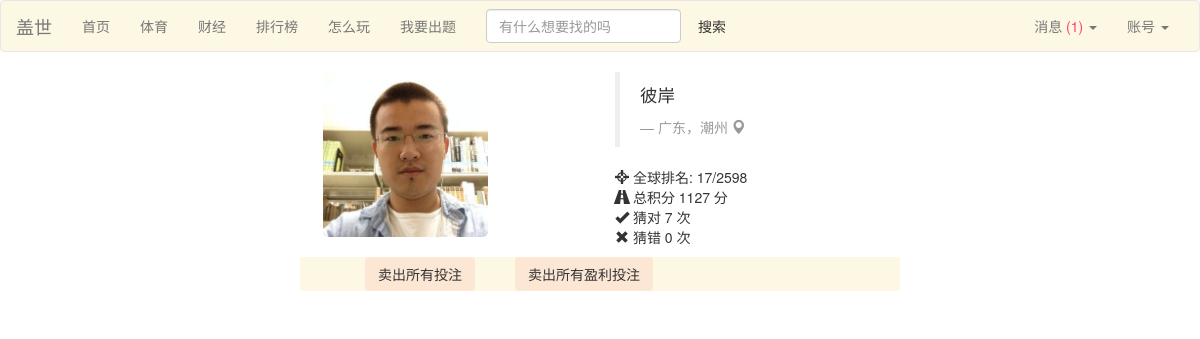
The app's page /profile (signed in), older data.
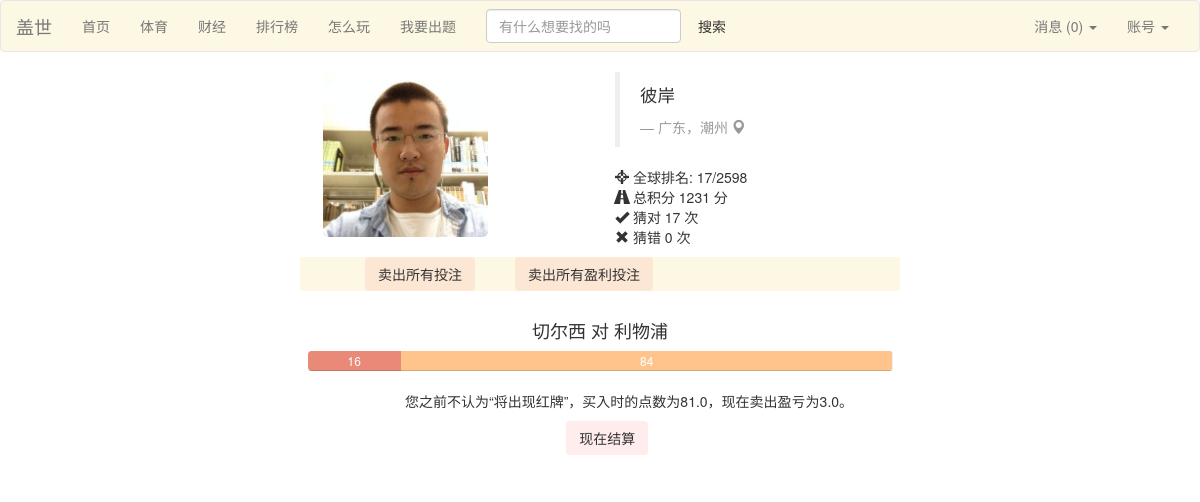
The same page, newer data.
### Guess/models.py (models this page shows, shortened)
class Person(models.Model):
	user = models.OneToOneField(User)
	point = models.IntegerField(default=1000)
	expertise = models.TextField(default='N/A')
	win = models.IntegerField(default=0)
	lose = models.IntegerField(default=0)
	game = models.IntegerField(default=0)
	point_per_game = models.FloatField(default=0.0)
	index = models.IntegerField(default=0)
	class Meta:
		ordering = ('point','point_per_game',)

class Betting(models.Model):
	better = models.ForeignKey(Person)
	game = models.ForeignKey(Game)
	side = models.BooleanField()  # True means home wins and vice versa
	num = models.IntegerField(default=1)
	outcome = models.BooleanField(default=False)
	price_at_buy = models.FloatField()
	price_at_sell = models.FloatField()
	cleared = models.BooleanField(default=False)  # cleared means the result of the betting has been updated to the person profile

class Game(models.Model):
	index = models.IntegerField()
	headline = models.TextField()
	begin = models.DateTimeField(auto_now_add=True)
	expire = models.DateTimeField()
	name_home = models.CharField(max_length=30)
	price_home = models.IntegerField(default=50)
	num_home = models.IntegerField(default=0)
	name_away = models.CharField(max_length=30)
	price_away = models.IntegerField(default=50)
	num_away = models.IntegerField(default=0)
	outcome = models.BooleanField(default=False)   # True means home wins and vice versa
	ended = models.BooleanField(default=False)
	event = models.IntegerField()
	is_primary = models.IntegerField(default=0)
	game_type = models.CharField(max_length=50)
	class Meta:
		ordering = ('expire',)

### Guess/views.py (the view)
# urls.py: url(r'^profile$', 'Guess.views.profile', name='profile'),
def profile(request):
	if not request.user.is_authenticated():
		return redirect(reverse('login'))
	person = Person.objects.get(user=request.user)
	bets = []
	for b in Betting.objects.filter(better=person, cleared=False):
		if not b.game.ended:
			bets.append(b)
		else:
			b.clear()
	if request.method == 'POST':
		if 'marked_all_as_read' in request.POST:
			marked_all_as_read(person)
		if 'sell_all' in request.POST:
			for b in bets:
				b.clear()
				Message.objects.create(owner=person, betting=b, verbal='cleared'+b.game.headline)
		elif 'sell_win_bets' in request.POST:
			for b in bets:
				if b.side and b.game.price_home > b.price_at_buy:
					b.clear()
					Message.objects.create(owner=person, betting=b, verbal='cleared'+b.game.headline)
				elif (not b.side) and b.game.price_away > b.price_at_buy:
					b.clear()
					Message.objects.create(owner=person, betting=b, verbal='cleared'+b.game.headline)
		else:
			for b in bets:
				if str(b.pk) in request.POST:
					b.clear()
					Message.objects.create(owner=person, betting=b, verbal='cleared'+b.game.headline)
					break
		return redirect(reverse('profile'))
	else:
		person = Person.objects.get(user=request.user)
		para = {}
		para['person'] = person
		para['bets'] = bets
		para = encap_para(para, person)
		return render(request,'profile.html', para)

### Guess/templatetags/profile_tag.py (called while the page is built)
@register.simple_tag()
def sub(value1, value2):
	return value1-value2

### Guess/views.py (called while the page is built)
def find_unread(person):
	return Message.objects.filter(owner=person, read=False)

def encap_para(para,person):
	messages = find_unread(person)
	para['unread'] = len(messages)
	para['messages'] = messages
	return para

### Guess/templates/profile.html (shortened to what this page needs)
{% load bootstrap3 %}
{% load profile_tag %}
{% include "nav_bar.html" %}
<div class="container">
    <div class="row">
        <div class="col-sm-2 col-md-2 col-md-offset-3">
            <img src="/static/images/me.jpg"
            alt="" class="img-rounded img-responsive" />
        </div>
        <div class="col-sm-4 col-md-4 col-md-offset-1">
            <blockquote>
                <p>彼岸</p> <small><cite title="Source Title">广东，潮州  <i class="glyphicon glyphicon-map-marker"></i></cite></small>
            </blockquote>
            <p> <i class="glyphicon glyphicon-screenshot"></i> 全球排名: 17/2598
                <br /> <i class="glyphicon glyphicon-road"></i> 总积分 {{ person.point }} 分
                <br /> <i class="glyphicon glyphicon-ok"></i> 猜对 {{ person.win }} 次
                <br /> <i class="glyphicon glyphicon-remove"></i> 猜错 {{ person.lose }} 次</p>
        </div>
    </div>
</div>
<form method="POST">
<div class="container col-md-6 col-md-offset-3">
    <div class = "row well-frame-c spacer">
        <div class="col-md-1 col-md-offset-1"><input class="btn button-clear" type="submit" value="卖出所有投注" name="sell_all" onclick="on_sell_all(event)"/></div>
        <div class="col-md-1 col-md-offset-2"><input class="btn button-clear" type="submit" value="卖出所有盈利投注" name="sell_win_bets" onclick="on_submit(event)"/></div>
     </div>
</div>
{% for b in bets %}
<div class = "row">
    <div class="col-md-6 col-md-offset-3">
        {% if b.game.game_type == "体育" %}
        <h4 class="text-center">{{ b.game.name_home }} 对 {{ b.game.name_away }}</h4>
        {% elif b.game.game_type == "财经" %}
        <h4 class="text-center">{{ b.game.headline }}{{ b.game.name_home }} 还是 {{ b.game.name_away }} ？</h4>
        {% endif %}
        <div class="progress">
            <div class="progress-bar progress-bar-c1" style="width: {{ b.game.price_home }}%">{{ b.game.price_home }}</div>
            <div class="progress-bar progress-bar-c2" style="width: {{ b.game.price_away }}%">{{ b.game.price_away }}</div>
        </div>
        <div class="col-md-offset-2">
        {% if b.game.is_primary and b.game.game_type == "体育" %}
            {% if b.side %}
                <div><p>您之前推测{{ b.game.name_home }}会赢，买入时的点数为{{ b.price_at_buy }}，现在卖出盈亏为{% sub b.game.price_home b.price_at_buy %}。</p></div>
            {% else %}
                <div><p>您之前推测{{ b.game.name_away }}会赢，买入时的点数为{{ b.price_at_buy }}，现在卖出盈亏为{% sub b.game.price_away b.price_at_buy %}。</p></div>
            {% endif %}
        {% elif b.game.game_type == "体育" %}
            {% if b.side %}
                <div><p>您之前认为“{{ b.game.headline }}”，买入时的点数为{{ b.price_at_buy }}，现在卖出盈亏为{% sub b.game.price_home b.price_at_buy %}。</p></div>
            {% else %}
                <div><p>您之前不认为“{{ b.game.headline }}”，买入时的点数为{{ b.price_at_buy }}，现在卖出盈亏为{% sub b.game.price_away b.price_at_buy %}。</p></div>
            {% endif %}
        {% elif b.game.game_type == "财经" %}
            {% if b.side %}
                <div><p>您之前认为“{{ b.game.name_home }}”，买入时的点数为{{ b.price_at_buy }}，现在卖出盈亏为{% sub b.game.price_home b.price_at_buy %}。</p></div>
            {% else %}
                <div><p>您之前认为“{{ b.game.name_away }}”，买入时的点数为{{ b.price_at_buy }}，现在卖出盈亏为{% sub b.game.price_away b.price_at_buy %}。</p></div>
            {% endif %}
        {% endif %}
        </div>
            <div class="col-md-1 col-md-offset-5 spacer"><input class="btn button-clear" type="submit" value="现在结算" name="{{ b.pk }}" onclick="on_submit(event)"/></div>
        </div>
</div>
</form>
{% endfor %}

Row changes from the older to the newer data that the page shows:
changed Person: point "1127" → "1231"; win "7" → "17"
added Betting: game.name_home "切尔西", game.name_away "利物浦", game.price_home "16", game.price_away "84", game.headline "将出现红牌", price_at_buy "81.0", game+price_at_buy "3.0"
Text that changed along with them:
{{ unread }}: (not shown) → "0"
{{ unread }}: "1" → (not shown)
